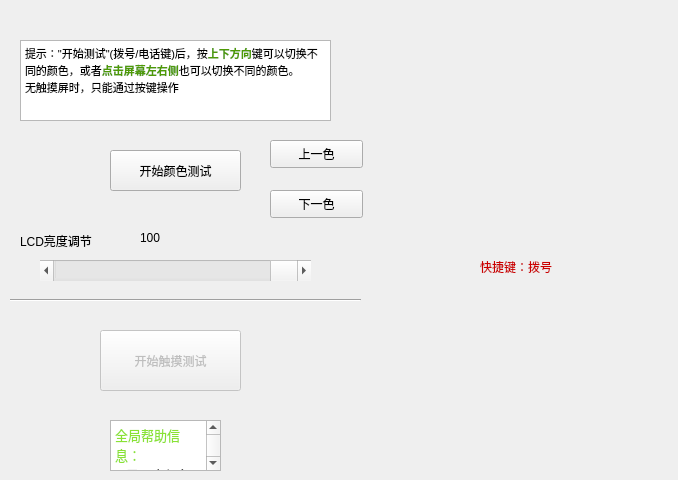
   <widget class="QWidget" name="page_2">
    <widget class="QPushButton" name="pushButton_start_color_test">
     <property name="geometry">
      <rect>
       <x>110</x>
       <y>150</y>
       <width>131</width>
       <height>41</height>
      </rect>
     </property>
     <property name="focusPolicy">
      <enum>Qt::NoFocus</enum>
     </property>
     <property name="styleSheet">
      <string notr="true">font: 10pt &quot;Ubuntu&quot;;</string>
     </property>
     <property name="text">
      <string>开始颜色测试</string>
     </property>
    </widget>
    <widget class="QLabel" name="label_23">
     <property name="geometry">
      <rect>
       <x>480</x>
       <y>250</y>
       <width>189</width>
       <height>33</height>
      </rect>
     </property>
     <property name="styleSheet">
      <string notr="true">font: 15pt &quot;Ubuntu&quot;;
color: rgb(204, 0, 0);</string>
     </property>
     <property name="text">
      <string>快捷键：拨号</string>
     </property>
    </widget>
    <widget class="QTextBrowser" name="textBrowser">
     <property name="geometry">
      <rect>
       <x>20</x>
       <y>40</y>
       <width>311</width>
       <height>81</height>
      </rect>
     </property>
     <property name="focusPolicy">
      <enum>Qt::NoFocus</enum>
     </property>
     <property name="html">
      <string>&lt;!DOCTYPE HTML PUBLIC &quot;-//W3C//DTD HTML 4.0//EN&quot; &quot;http://www.w3.org/TR/REC-html40/strict.dtd&quot;&gt;
&lt;html&gt;&lt;head&gt;&lt;meta name=&quot;qrichtext&quot; content=&quot;1&quot; /&gt;&lt;style type=&quot;text/css&quot;&gt;
p, li { white-space: pre-wrap; }
&lt;/style&gt;&lt;/head&gt;&lt;body style=&quot; font-family:'SimSun'; font-size:9pt; font-weight:400; font-style:normal;&quot;&gt;
&lt;p style=&quot; margin-top:0px; margin-bottom:0px; margin-left:0px; margin-right:0px; -qt-block-indent:0; text-indent:0px;&quot;&gt;&lt;span style=&quot; font-family:'Ubuntu'; font-size:8pt;&quot;&gt;提示：&amp;quot;开始测试&amp;quot;(拨号/电话键)后，按&lt;/span&gt;&lt;span style=&quot; font-family:'Ubuntu'; font-size:8pt; font-weight:600; color:#4e9a06;&quot;&gt;上下方向&lt;/span&gt;&lt;span style=&quot; font-family:'Ubuntu'; font-size:8pt;&quot;&gt;键可以切换不同的颜色，或者&lt;/span&gt;&lt;span style=&quot; font-family:'Ubuntu'; font-size:8pt; font-weight:600; color:#4e9a06;&quot;&gt;点击屏幕左右侧&lt;/span&gt;&lt;span style=&quot; font-family:'Ubuntu'; font-size:8pt;&quot;&gt;也可以切换不同的颜色。&lt;/span&gt;&lt;/p&gt;
&lt;p style=&quot; margin-top:0px; margin-bottom:0px; margin-left:0px; margin-right:0px; -qt-block-indent:0; text-indent:0px;&quot;&gt;&lt;span style=&quot; font-family:'Ubuntu'; font-size:8pt;&quot;&gt;无触摸屏时，只能通过按键操作&lt;/span&gt;&lt;/p&gt;&lt;/body&gt;&lt;/html&gt;</string>
     </property>
    </widget>
    <widget class="QScrollBar" name="horizontalScrollBar_light">
     <property name="geometry">
      <rect>
       <x>40</x>
       <y>260</y>
       <width>271</width>
       <height>21</height>
      </rect>
     </property>
     <property name="maximum">
      <number>100</number>
     </property>
     <property name="value">
      <number>100</number>
     </property>
     <property name="sliderPosition">
      <number>100</number>
     </property>
     <property name="orientation">
      <enum>Qt::Horizontal</enum>
     </property>
    </widget>
    <widget class="QLabel" name="label_74">
     <property name="geometry">
      <rect>
       <x>20</x>
       <y>230</y>
       <width>101</width>
       <height>21</height>
      </rect>
     </property>
     <property name="styleSheet">
      <string notr="true">font: 10pt &quot;Ubuntu&quot;;</string>
     </property>
     <property name="text">
      <string>LCD亮度调节</string>
     </property>
    </widget>
    <widget class="QLabel" name="label_light_val">
     <property name="geometry">
      <rect>
       <x>140</x>
       <y>230</y>
       <width>61</width>
       <height>16</height>
      </rect>
     </property>
     <property name="styleSheet">
      <string notr="true">font: 10pt &quot;Ubuntu&quot;;</string>
     </property>
     <property name="text">
      <string>100</string>
     </property>
    </widget>
    <widget class="QPushButton" name="pushButton_start_lcd_touch">
     <property name="enabled">
      <bool>false</bool>
     </property>
     <property name="geometry">
      <rect>
       <x>100</x>
       <y>330</y>
       <width>141</width>
       <height>61</height>
      </rect>
     </property>
     <property name="focusPolicy">
      <enum>Qt::NoFocus</enum>
     </property>
     <property name="styleSheet">
      <string notr="true">font: 10pt &quot;Ubuntu&quot;;</string>
     </property>
     <property name="text">
      <string>开始触摸测试</string>
     </property>
    </widget>
    <widget class="Line" name="line_5">
     <property name="geometry">
      <rect>
       <x>10</x>
       <y>290</y>
       <width>351</width>
       <height>20</height>
      </rect>
     </property>
     <property name="orientation">
      <enum>Qt::Horizontal</enum>
     </property>
    </widget>
    <widget class="QTextBrowser" name="textBrowser_help_page3">
     <property name="geometry">
      <rect>
       <x>110</x>
       <y>420</y>
       <width>111</width>
       <height>51</height>
      </rect>
     </property>
     <property name="html">
      <string>&lt;!DOCTYPE HTML PUBLIC &quot;-//W3C//DTD HTML 4.0//EN&quot; &quot;http://www.w3.org/TR/REC-html40/strict.dtd&quot;&gt;
&lt;html&gt;&lt;head&gt;&lt;meta name=&quot;qrichtext&quot; content=&quot;1&quot; /&gt;&lt;style type=&quot;text/css&quot;&gt;
p, li { white-space: pre-wrap; }
&lt;/style&gt;&lt;/head&gt;&lt;body style=&quot; font-family:'SimSun'; font-size:9pt; font-weight:400; font-style:normal;&quot;&gt;
&lt;p style=&quot; margin-top:0px; margin-bottom:0px; margin-left:0px; margin-right:0px; -qt-block-indent:0; text-indent:0px;&quot;&gt;&lt;span style=&quot; font-family:'Ubuntu'; font-size:10pt; color:#8ae234;&quot;&gt;全局帮助信息：&lt;/span&gt;&lt;/p&gt;
&lt;p style=&quot; margin-top:0px; margin-bottom:0px; margin-left:0px; margin-right:0px; -qt-block-indent:0; text-indent:0px;&quot;&gt;&lt;span style=&quot; font-family:'Ubuntu'; font-size:10pt;&quot;&gt;0.界面中红色字体均表示快捷键!!!!      组合键需&lt;/span&gt;&lt;span style=&quot; font-family:'Ubuntu'; font-size:10pt; color:#ef2929;&quot;&gt;先按下测试（不松开），再按其他&lt;/span&gt;&lt;/p&gt;
&lt;p style=&quot; margin-top:0px; margin-bottom:0px; margin-left:0px; margin-right:0px; -qt-block-indent:0; text-indent:0px;&quot;&gt;&lt;span style=&quot; font-family:'Ubuntu'; font-size:10pt;&quot;&gt;1.快速切换到对应的页面：组合键，按下test，再按1-9中任意数字，将切换到对应的页面。&lt;/span&gt;&lt;/p&gt;
&lt;p style=&quot; margin-top:0px; margin-bottom:0px; margin-left:0px; margin-right:0px; -qt-block-indent:0; text-indent:0px;&quot;&gt;&lt;span style=&quot; font-family:'Ubuntu'; font-size:10pt;&quot;&gt;2.上一页，下一页：组合键，按下test，再按方向上或者方向下，将进行翻页操作。&lt;/span&gt;&lt;/p&gt;
&lt;p style=&quot; margin-top:0px; margin-bottom:0px; margin-left:0px; margin-right:0px; -qt-block-indent:0; text-indent:0px;&quot;&gt;&lt;span style=&quot; font-family:'Ubuntu'; font-size:10pt;&quot;&gt;3.重启设备： 组合键，按下test，再按下PTT，&lt;/span&gt;&lt;span style=&quot; font-family:'Ubuntu'; font-size:10pt; color:#a40000;&quot;&gt;设备将重启&lt;/span&gt;&lt;/p&gt;
&lt;p style=&quot; margin-top:0px; margin-bottom:0px; margin-left:0px; margin-right:0px; -qt-block-indent:0; text-indent:0px;&quot;&gt;&lt;span style=&quot; font-family:'Ubuntu'; font-size:10pt;&quot;&gt;4.默认启动页：选择下次启动时将显示的页面。&lt;/span&gt;&lt;/p&gt;
&lt;p style=&quot;-qt-paragraph-type:empty; margin-top:0px; margin-bottom:0px; margin-left:0px; margin-right:0px; -qt-block-indent:0; text-indent:0px; font-family:'Ubuntu'; font-size:10pt;&quot;&gt;&lt;br /&gt;&lt;/p&gt;
&lt;p style=&quot;-qt-paragraph-type:empty; margin-top:0px; margin-bottom:0px; margin-left:0px; margin-right:0px; -qt-block-indent:0; text-indent:0px; font-family:'Ubuntu'; font-size:10pt;&quot;&gt;&lt;br /&gt;&lt;/p&gt;
&lt;p style=&quot;-qt-paragraph-type:empty; margin-top:0px; margin-bottom:0px; margin-left:0px; margin-right:0px; -qt-block-indent:0; text-indent:0px; font-family:'Ubuntu'; font-size:10pt;&quot;&gt;&lt;br /&gt;&lt;/p&gt;
&lt;p style=&quot;-qt-paragraph-type:empty; margin-top:0px; margin-bottom:0px; margin-left:0px; margin-right:0px; -qt-block-indent:0; text-indent:0px; font-family:'Ubuntu'; font-size:10pt;&quot;&gt;&lt;br /&gt;&lt;/p&gt;
&lt;p style=&quot; margin-top:0px; margin-bottom:0px; margin-left:0px; margin-right:0px; -qt-block-indent:0; text-indent:0px;&quot;&gt;&lt;span style=&quot; font-family:'Ubuntu'; font-size:10pt; color:#729fcf;&quot;&gt;本页帮助信息：&lt;/span&gt;&lt;/p&gt;
&lt;p style=&quot; margin-top:0px; margin-bottom:0px; margin-left:0px; margin-right:0px; -qt-block-indent:0; text-indent:0px;&quot;&gt;&lt;span style=&quot; font-family:'Ubuntu'; font-size:10pt;&quot;&gt;1.本页是lcd的颜色控制测试，和触摸测试，请选择对应的按钮操作。&lt;/span&gt;&lt;/p&gt;
&lt;p style=&quot; margin-top:0px; margin-bottom:0px; margin-left:0px; margin-right:0px; -qt-block-indent:0; text-indent:0px;&quot;&gt;&lt;span style=&quot; font-family:'Ubuntu'; font-size:10pt;&quot;&gt;2.lcd亮度调节，默认值100，进度条的最右端。&lt;/span&gt;&lt;/p&gt;&lt;/body&gt;&lt;/html&gt;</string>
     </property>
    </widget>
    <widget class="QLabel" name="label_color">
     <property name="enabled">
      <bool>true</bool>
     </property>
     <property name="geometry">
      <rect>
       <x>110</x>
       <y>0</y>
       <width>141</width>
       <height>141</height>
      </rect>
     </property>
     <property name="text">
      <string/>
     </property>
    </widget>
    <widget class="QPushButton" name="pushButton_lcd_last_color">
     <property name="geometry">
      <rect>
       <x>270</x>
       <y>140</y>
       <width>93</width>
       <height>28</height>
      </rect>
     </property>
     <property name="text">
      <string>上一色</string>
     </property>
    </widget>
    <widget class="QPushButton" name="pushButton_lcd_next_color">
     <property name="geometry">
      <rect>
       <x>270</x>
       <y>190</y>
       <width>93</width>
       <height>28</height>
      </rect>
     </property>
     <property name="text">
      <string>下一色</string>
     </property>
    </widget>
   </widget>
